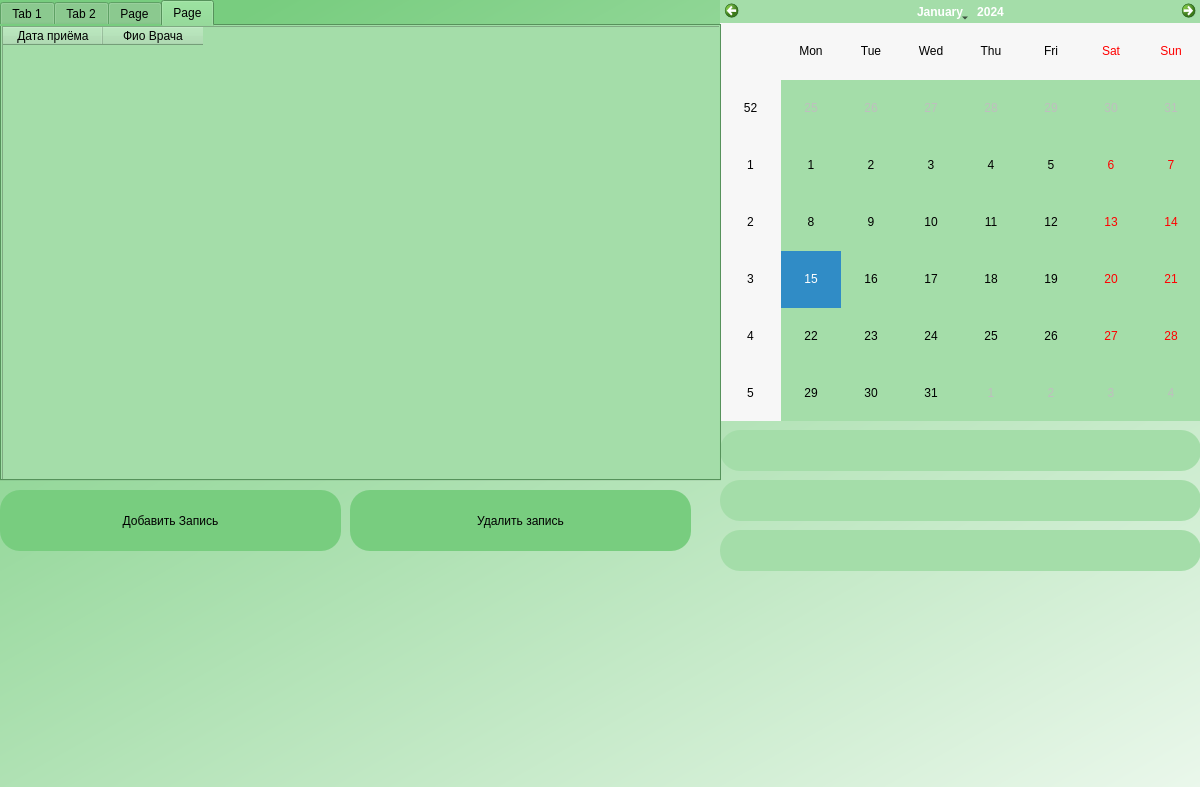
<?xml version="1.0" encoding="UTF-8"?>
<ui version="4.0">
 <class>Dialog</class>
 <widget class="QDialog" name="Dialog">
  <property name="geometry">
   <rect>
    <x>0</x>
    <y>0</y>
    <width>1200</width>
    <height>787</height>
   </rect>
  </property>
  <property name="windowTitle">
   <string>Dialog</string>
  </property>
  <property name="styleSheet">
   <string notr="true">background-color: rgb(170, 255, 255);
background-color: rgb(238, 238, 238);
background-color: rgb(255, 247, 239);</string>
  </property>
  <widget class="QWidget" name="bgwidget" native="true">
   <property name="geometry">
    <rect>
     <x>-10</x>
     <y>-10</y>
     <width>1561</width>
     <height>861</height>
    </rect>
   </property>
   <property name="styleSheet">
    <string notr="true">QWidget#bgwidget{
background-color:qlineargradient(spread:pad, x1:0.091, y1:0.101636, x2:0.991379, y2:0.977, stop:0 rgba(120, 205, 127, 255), stop:1 rgba(255, 255, 255, 255));}
</string>
   </property>
   <widget class="QLineEdit" name="lineEdit_2">
    <property name="geometry">
     <rect>
      <x>730</x>
      <y>540</y>
      <width>481</width>
      <height>41</height>
     </rect>
    </property>
    <property name="styleSheet">
     <string notr="true">color:rgb(295, 255, 0);
background-color: rgb(164, 221, 169);
border-radius:20px;
font: 14pt &quot;MS Shell Dlg 2&quot;;</string>
    </property>
    <property name="text">
     <string/>
    </property>
   </widget>
   <widget class="QLineEdit" name="lineEdit_4">
    <property name="geometry">
     <rect>
      <x>730</x>
      <y>440</y>
      <width>481</width>
      <height>41</height>
     </rect>
    </property>
    <property name="styleSheet">
     <string notr="true">color:rgb(295, 255, 0);
background-color: rgb(164, 221, 169);
border-radius:20px;
font: 14pt &quot;MS Shell Dlg 2&quot;;</string>
    </property>
    <property name="text">
     <string/>
    </property>
   </widget>
   <widget class="QLineEdit" name="lineEdit_6">
    <property name="geometry">
     <rect>
      <x>730</x>
      <y>490</y>
      <width>481</width>
      <height>41</height>
     </rect>
    </property>
    <property name="styleSheet">
     <string notr="true">color:rgb(295, 255, 0);
background-color: rgb(164, 221, 169);
border-radius:20px;
font: 14pt &quot;MS Shell Dlg 2&quot;;</string>
    </property>
    <property name="text">
     <string/>
    </property>
   </widget>
   <widget class="QCalendarWidget" name="calendarWidget">
    <property name="geometry">
     <rect>
      <x>730</x>
      <y>10</y>
      <width>481</width>
      <height>421</height>
     </rect>
    </property>
    <property name="styleSheet">
     <string notr="true">background-color: rgb(164, 221, 169);</string>
    </property>
   </widget>
   <widget class="QPushButton" name="edit_2">
    <property name="geometry">
     <rect>
      <x>10</x>
      <y>500</y>
      <width>341</width>
      <height>61</height>
     </rect>
    </property>
    <property name="styleSheet">
     <string notr="true">color:rgb(295, 255, 0);
background-color: rgb(120, 205, 127);
border-radius:20px;
font: 14pt &quot;MS Shell Dlg 2&quot;;</string>
    </property>
    <property name="text">
     <string>Добавить Запись</string>
    </property>
   </widget>
   <widget class="QPushButton" name="delete_2">
    <property name="geometry">
     <rect>
      <x>360</x>
      <y>500</y>
      <width>341</width>
      <height>61</height>
     </rect>
    </property>
    <property name="styleSheet">
     <string notr="true">color:rgb(295, 255, 0);
background-color: rgb(120, 205, 127);
border-radius:20px;
font: 14pt &quot;MS Shell Dlg 2&quot;;</string>
    </property>
    <property name="text">
     <string>Удалить запись</string>
    </property>
   </widget>
   <widget class="QTabWidget" name="tabWidget">
    <property name="geometry">
     <rect>
      <x>10</x>
      <y>10</y>
      <width>721</width>
      <height>481</height>
     </rect>
    </property>
    <property name="styleSheet">
     <string notr="true">background-color: rgb(120, 205, 127);</string>
    </property>
    <property name="currentIndex">
     <number>3</number>
    </property>
    <widget class="QWidget" name="tab">
     <attribute name="title">
      <string>Tab 1</string>
     </attribute>
     <widget class="QTableWidget" name="tableWidget">
      <property name="geometry">
       <rect>
        <x>-10</x>
        <y>0</y>
        <width>731</width>
        <height>461</height>
       </rect>
      </property>
      <property name="styleSheet">
       <string notr="true">background-color: rgb(166, 255, 188);
background-color: rgb(164, 221, 169);</string>
      </property>
      <column>
       <property name="text">
        <string>Дата приёма</string>
       </property>
      </column>
      <column>
       <property name="text">
        <string>Фио Врача</string>
       </property>
      </column>
      <column>
       <property name="text">
        <string>Фио Клиента</string>
       </property>
      </column>
      <column>
       <property name="text">
        <string>Услуга</string>
       </property>
      </column>
     </widget>
    </widget>
    <widget class="QWidget" name="tab_2">
     <attribute name="title">
      <string>Tab 2</string>
     </attribute>
     <widget class="QTableWidget" name="tableWidget2">
      <property name="geometry">
       <rect>
        <x>0</x>
        <y>0</y>
        <width>721</width>
        <height>461</height>
       </rect>
      </property>
      <property name="styleSheet">
       <string notr="true">background-color: rgb(164, 221, 169);</string>
      </property>
      <column>
       <property name="text">
        <string>Дата приёма</string>
       </property>
      </column>
      <column>
       <property name="text">
        <string>Фио Врача</string>
       </property>
      </column>
      <column>
       <property name="text">
        <string>Фио Клиента</string>
       </property>
      </column>
     </widget>
    </widget>
    <widget class="QWidget" name="tab_3">
     <attribute name="title">
      <string>Page</string>
     </attribute>
     <widget class="QTableWidget" name="tableWidget3">
      <property name="geometry">
       <rect>
        <x>0</x>
        <y>0</y>
        <width>721</width>
        <height>461</height>
       </rect>
      </property>
      <property name="styleSheet">
       <string notr="true">background-color: rgb(164, 221, 169);</string>
      </property>
      <column>
       <property name="text">
        <string>Дата приёма</string>
       </property>
      </column>
      <column>
       <property name="text">
        <string>Фио Врача</string>
       </property>
      </column>
      <column>
       <property name="text">
        <string>Фио Клиента</string>
       </property>
      </column>
      <column>
       <property name="text">
        <string>Услуга</string>
       </property>
      </column>
      <column>
       <property name="text">
        <string>Колличество</string>
       </property>
      </column>
     </widget>
    </widget>
    <widget class="QWidget" name="tab_4">
     <attribute name="title">
      <string>Page</string>
     </attribute>
     <widget class="QTableWidget" name="tableWidget_2">
      <property name="geometry">
       <rect>
        <x>0</x>
        <y>0</y>
        <width>721</width>
        <height>461</height>
       </rect>
      </property>
      <property name="styleSheet">
       <string notr="true">background-color: rgb(164, 221, 169);</string>
      </property>
      <column>
       <property name="text">
        <string>Дата приёма</string>
       </property>
      </column>
      <column>
       <property name="text">
        <string>Фио Врача</string>
       </property>
      </column>
     </widget>
    </widget>
   </widget>
   <zorder>lineEdit_2</zorder>
   <zorder>lineEdit_4</zorder>
   <zorder>lineEdit_6</zorder>
   <zorder>edit_2</zorder>
   <zorder>delete_2</zorder>
   <zorder>calendarWidget</zorder>
   <zorder>tabWidget</zorder>
  </widget>
 </widget>
 <resources/>
 <connections/>
</ui>
